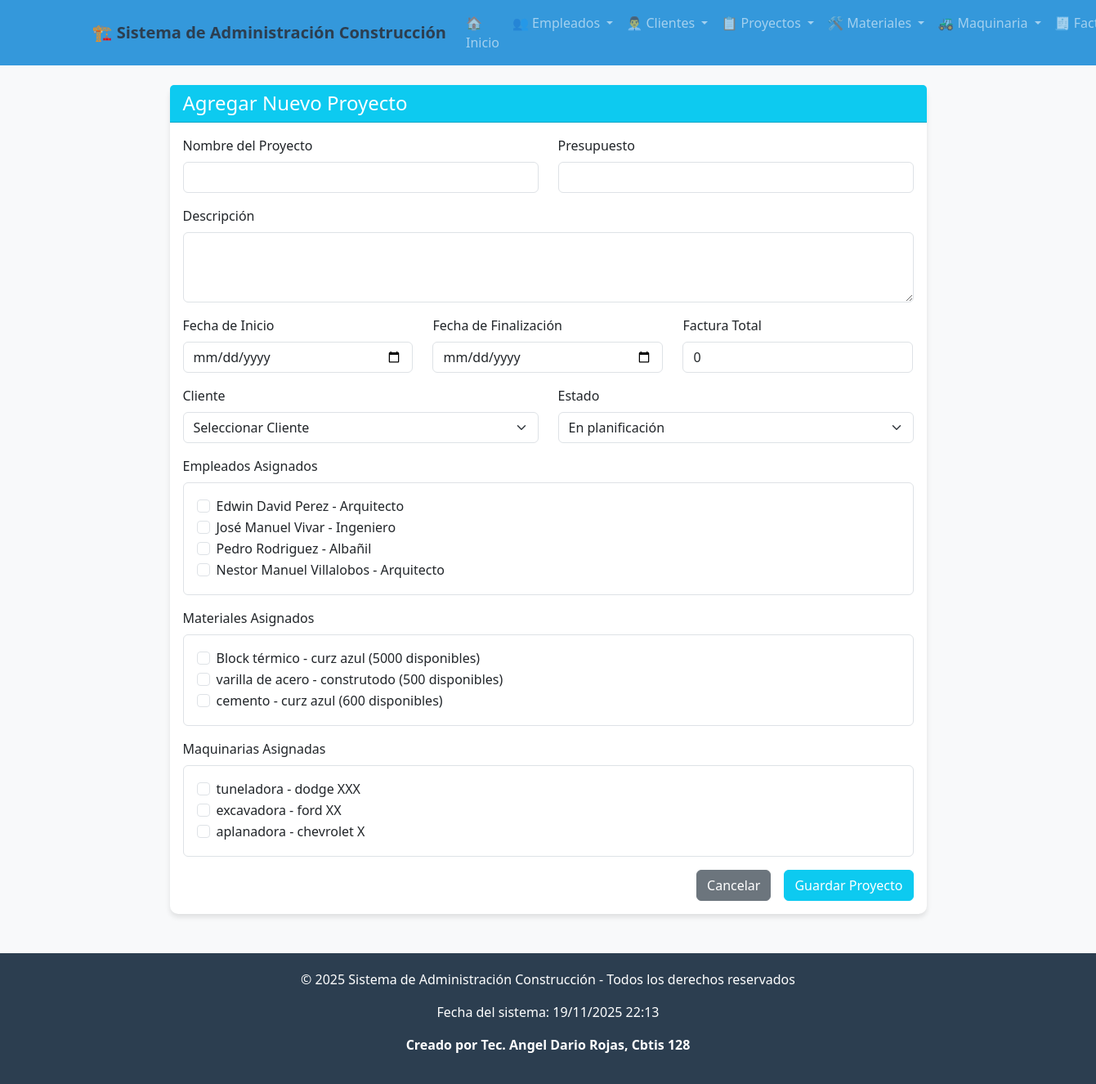
Page /proyecto/agregar/ on the committed database.
### app_Construccion/models.py (models this page shows, shortened)
class Empleado(models.Model):
    nombre = models.CharField(max_length=100)
    apellido = models.CharField(max_length=100)
    cargo = models.CharField(max_length=100)
    telefono = models.CharField(max_length=20)
    email = models.EmailField(unique=True)
    fecha_contratacion = models.DateField()
    salario = models.DecimalField(max_digits=10, decimal_places=2)

class Material(models.Model):
    nombre = models.CharField(max_length=100)
    marca = models.CharField(max_length=100)
    cantidad = models.IntegerField()
    peso = models.DecimalField(max_digits=10, decimal_places=2)
    tipo = models.CharField(max_length=100)
    precio = models.DecimalField(max_digits=12, decimal_places=2)

class Maquinaria(models.Model):
    nombre = models.CharField(max_length=100)
    modelo = models.CharField(max_length=100)
    marca = models.CharField(max_length=100)
    num_serie = models.CharField(max_length=100, unique=True)
    fecha_adq = models.DateField()
    horas_uso = models.IntegerField(default=0)
    id_empleado = models.ForeignKey(Empleado, on_delete=models.CASCADE, related_name="maquinarias")
    cantidad = models.IntegerField()

### app_Construccion/views.py (the view, shortened to what this page needs)
# urls.py: path('proyecto/agregar/', views.agregar_proyecto, name='agregar_proyecto'),
def agregar_proyecto(request):
    clientes = Cliente.objects.all()
    empleados = Empleado.objects.all()
    materiales = Material.objects.all()
    maquinarias = Maquinaria.objects.all()
    return render(request, 'proyecto/agregar_proyecto.html', {
        'clientes': clientes,
        'empleados': empleados,
        'materiales': materiales,
        'maquinarias': maquinarias
    })

### app_Construccion/templates/proyecto/agregar_proyecto.html (shortened to what this page needs)
{% extends 'base.html' %}
{% block content %}
<div class="row justify-content-center">
    <div class="col-md-10">
        <div class="card">
            <div class="card-header bg-info text-white">
                <h4 class="mb-0">Agregar Nuevo Proyecto</h4>
            </div>
            <div class="card-body">
                <form method="POST">
                    <div class="row">
                        <div class="col-md-6 mb-3">
                            <label for="nombre" class="form-label">Nombre del Proyecto</label>
                            <input type="text" class="form-control" id="nombre" name="nombre" required>
                        </div>
                        <div class="col-md-6 mb-3">
                            <label for="presupuesto" class="form-label">Presupuesto</label>
                            <input type="number" step="0.01" class="form-control" id="presupuesto" name="presupuesto" required>
                        </div>
                    </div>
                    <div class="mb-3">
                        <label for="descripcion" class="form-label">Descripción</label>
                        <textarea class="form-control" id="descripcion" name="descripcion" rows="3" required></textarea>
                    </div>
                    <div class="row">
                        <div class="col-md-4 mb-3">
                            <label for="fecha_inicio" class="form-label">Fecha de Inicio</label>
                            <input type="date" class="form-control" id="fecha_inicio" name="fecha_inicio" required>
                        </div>
                        <div class="col-md-4 mb-3">
                            <label for="fecha_fin" class="form-label">Fecha de Finalización</label>
                            <input type="date" class="form-control" id="fecha_fin" name="fecha_fin" required>
                        </div>
                        <div class="col-md-4 mb-3">
                            <label for="factura_total" class="form-label">Factura Total</label>
                            <input type="number" step="0.01" class="form-control" id="factura_total" name="factura_total" value="0" required>
                        </div>
                    </div>
                    <div class="row">
                        <div class="col-md-6 mb-3">
                            <label for="cliente" class="form-label">Cliente</label>
                            <select class="form-select" id="cliente" name="cliente" required>
                                <option value="">Seleccionar Cliente</option>
                            </select>
                        </div>
                        <div class="col-md-6 mb-3">
                            <label for="estado" class="form-label">Estado</label>
                            <select class="form-select" id="estado" name="estado" required>
                                <option value="En planificación">En planificación</option>
                            </select>
                        </div>
                    </div>
                    <div class="mb-3">
                        <label class="form-label">Empleados Asignados</label>
                        <div class="border rounded p-3" style="max-height: 200px; overflow-y: auto;">
                            {% for empleado in empleados %}
                            <div class="form-check">
                                <input class="form-check-input" type="checkbox" name="empleados" value="{{ empleado.id }}" id="empleado{{ empleado.id }}">
                                <label class="form-check-label" for="empleado{{ empleado.id }}">
                                    {{ empleado.nombre }} {{ empleado.apellido }} - {{ empleado.cargo }}
                                </label>
                            </div>
                            {% endfor %}
                        </div>
                    </div>
                    <div class="mb-3">
                        <label class="form-label">Materiales Asignados</label>
                        <div class="border rounded p-3" style="max-height: 200px; overflow-y: auto;">
                            {% if materiales %}
                                {% for material in materiales %}
                                <div class="form-check">
                                    <input class="form-check-input" type="checkbox" name="materiales" value="{{ material.id }}" id="material{{ material.id }}">
                                    <label class="form-check-label" for="material{{ material.id }}">
                                        {{ material.nombre }} - {{ material.marca }} ({{ material.cantidad }} disponibles)
                                    </label>
                                </div>
                                {% endfor %}
                            {% else %}
                                <p class="text-muted">No hay materiales registrados. <a href="{% url 'agregar_material' %}">Agregar material</a></p>
                            {% endif %}
                        </div>
                    </div>
                    <div class="mb-3">
                        <label class="form-label">Maquinarias Asignadas</label>
                        <div class="border rounded p-3" style="max-height: 200px; overflow-y: auto;">
                            {% if maquinarias %}
                                {% for maquinaria in maquinarias %}
                                <div class="form-check">
                                    <input class="form-check-input" type="checkbox" name="maquinarias" value="{{ maquinaria.id }}" id="maquinaria{{ maquinaria.id }}">
                                    <label class="form-check-label" for="maquinaria{{ maquinaria.id }}">
                                        {{ maquinaria.nombre }} - {{ maquinaria.marca }} {{ maquinaria.modelo }}
                                    </label>
                                </div>
                                {% endfor %}
                            {% else %}
                                <p class="text-muted">No hay maquinaria registrada. <a href="{% url 'agregar_maquinaria' %}">Agregar maquinaria</a></p>
                            {% endif %}
                        </div>
                    </div>
                    <div class="d-grid gap-2 d-md-flex justify-content-md-end">
                        <a href="{% url 'ver_proyectos' %}" class="btn btn-secondary me-md-2">Cancelar</a>
                        <button type="submit" class="btn btn-info text-white">Guardar Proyecto</button>
                    </div>
                </form>
            </div>
        </div>
    </div>
</div>
{% endblock %}

### app_Construccion/templates/base.html (style rules this page uses)
body { background-color: #f8f9fa; font-family: 'Segoe UI', Tahoma, Geneva, Verdana, sans-serif; }
.card { border: none; border-radius: 10px; box-shadow: 0 4px 6px rgba(0,0,0,0.1); }

### rows in the picture
Empleado: nombre "Edwin David", apellido "Perez", cargo "Arquitecto"
Empleado: nombre "José Manuel", apellido "Vivar", cargo "Ingeniero"
Empleado: nombre "Pedro", apellido "Rodriguez", cargo "Albañil"
Empleado: nombre "Nestor Manuel", apellido "Villalobos", cargo "Arquitecto"
Material: nombre "Block térmico", marca "curz azul", cantidad "5000"
Material: nombre "varilla de acero", marca "construtodo", cantidad "500"
Material: nombre "cemento", marca "curz azul", cantidad "600"
Maquinaria: nombre "tuneladora", marca "dodge", modelo "XXX"
Maquinaria: nombre "excavadora", marca "ford", modelo "XX"
Maquinaria: nombre "aplanadora", marca "chevrolet", modelo "X"
